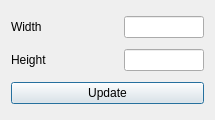
<ui version="4.0" >
 <class>DlgResizeWindow</class>
 <widget class="QDialog" name="DlgResizeWindow" >
  <property name="geometry" >
   <rect>
    <x>0</x>
    <y>0</y>
    <width>215</width>
    <height>120</height>
   </rect>
  </property>
  <property name="windowTitle" >
   <string>Resize canvas</string>
  </property>
  <layout class="QGridLayout" >
   <item row="0" column="0" >
    <widget class="QLabel" name="label" >
     <property name="text" >
      <string>Width</string>
     </property>
    </widget>
   </item>
   <item row="0" column="1" >
    <widget class="QLineEdit" name="lineEditWidth" >
     <property name="maximumSize" >
      <size>
       <width>80</width>
       <height>16777215</height>
      </size>
     </property>
    </widget>
   </item>
   <item row="1" column="0" >
    <widget class="QLabel" name="label_2" >
     <property name="text" >
      <string>Height</string>
     </property>
    </widget>
   </item>
   <item row="1" column="1" >
    <widget class="QLineEdit" name="lineEditHeight" >
     <property name="maximumSize" >
      <size>
       <width>80</width>
       <height>16777215</height>
      </size>
     </property>
    </widget>
   </item>
   <item row="2" column="0" colspan="2" >
    <widget class="QPushButton" name="pushButtonUpdate" >
     <property name="text" >
      <string>Update</string>
     </property>
    </widget>
   </item>
  </layout>
 </widget>
 <resources/>
 <connections/>
</ui>
